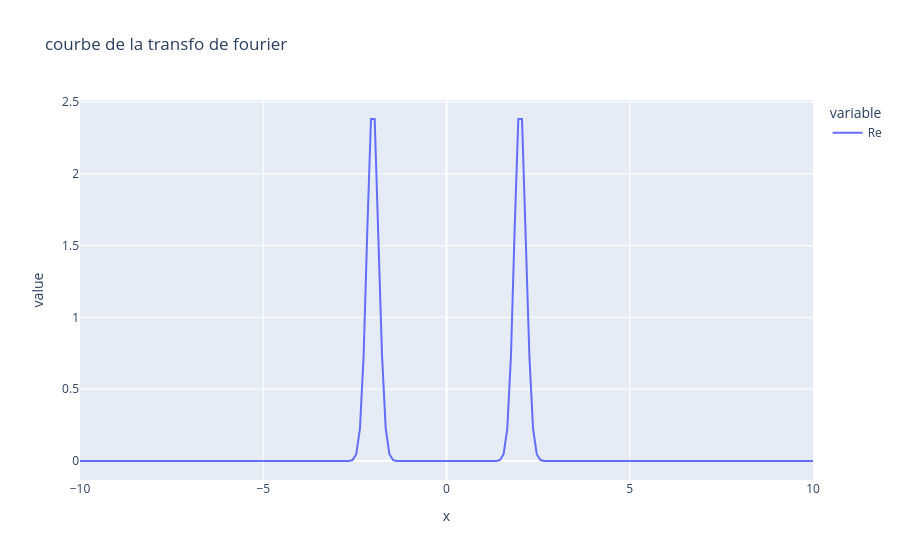

Here is the notebook cell this chart was saved with:
### Code cell
t = np.linspace(-10, 10, 200)

Y, nu = mana.trans_fourier(f, t)

Re = np.real(Y)
df = pd.DataFrame({"t":t, "Re":Re})

fig = px.line(df, t, ["Re"], title = 'courbe de la transfo de fourier')
fig.show()

### Figure 1 — Plotly figure (JSON) as saved in the notebook; plotly's stock layout.template omitted (floating-point values rounded to 4 significant figures; data arrays with more than 128 entries replaced by an {"elided": "..."} marker saying what was removed)
{"data": [{"hovertemplate": "variable=Re<br>x=%{x}<br>value=%{y}<extra></extra>", "legendgroup": "Re", "line": {"color": "#636efa", "dash": "solid"}, "marker": {"symbol": "circle"}, "mode": "lines", "name": "Re", "orientation": "v", "showlegend": true, "type": "scatter", "x": {"elided": "200 float values"}, "xaxis": "x", "y": {"elided": "200 float values"}, "yaxis": "y"}], "layout": {"legend": {"title": {"text": "variable"}, "tracegroupgap": 0}, "title": {"text": "courbe de la transfo de fourier"}, "xaxis": {"anchor": "y", "domain": [0, 1], "title": {"text": "x"}}, "yaxis": {"anchor": "x", "domain": [0, 1], "title": {"text": "value"}}}}
